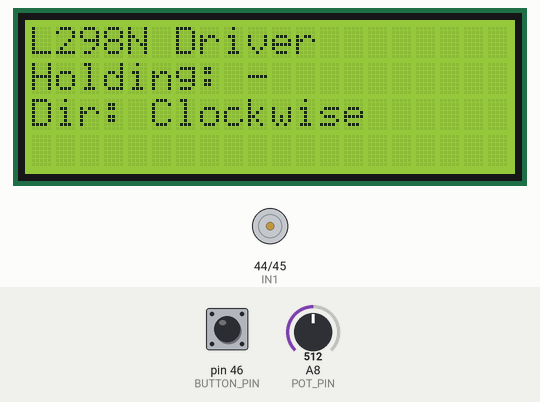
Simulated run of this sketch. Board: Arduino Mega 2560, built with avr-gcc and run on an emulated ATmega2560. On the bench: 20×4 character LCD, motor-driver pin pairs drawn as motors (green arrow = first pin HIGH = forward, orange = second pin HIGH = backward, longer = more drive, scaled by the enable pin). The inputs (shaded band) are chosen by the test bench; at power-on: pin 46 (BUTTON_PIN) LOW, A8 (POT_PIN) = 512. What the sketch prints to the serial monitor is not drawn.

Above: at 1.3 s.
1.4 s: pin 46 (BUTTON_PIN) pulled HIGH for 0.15 s
At 2.3 s:
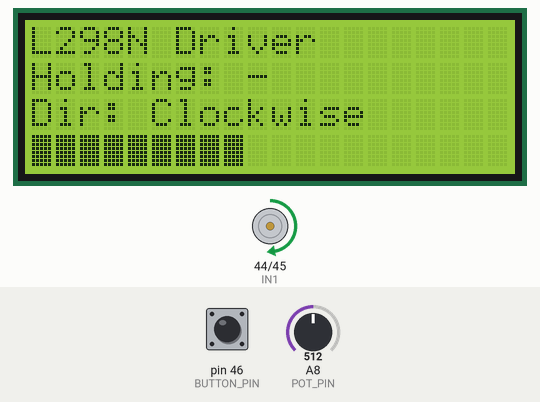
3.2 s: A8 (POT_PIN) set to 716
At 3.7 s:
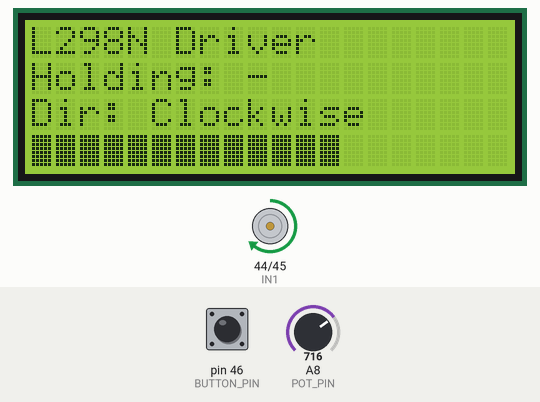
4.8 s: A8 (POT_PIN) set to 900
At 6.1 s:
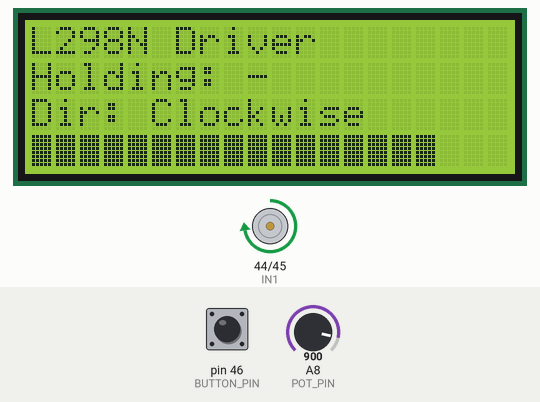
6.4 s: pin 46 (BUTTON_PIN) pulled HIGH for 3.2 s
At 10.2 s:
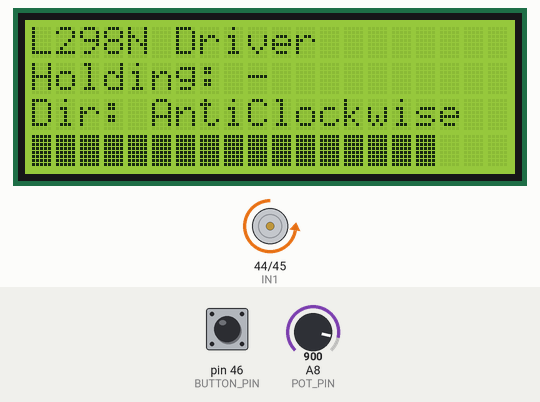
11.1 s: A8 (POT_PIN) set to 511
At 12.5 s:
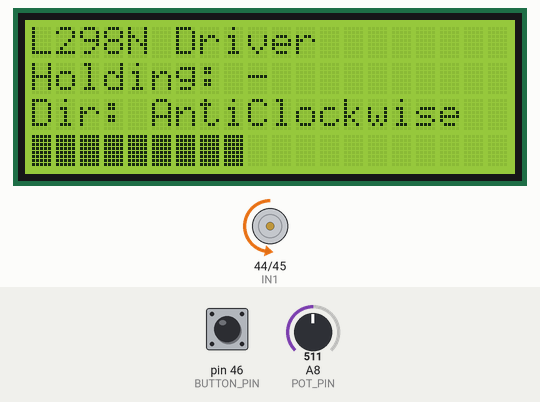
12.8 s: A8 (POT_PIN) set to 230
At 14.2 s:
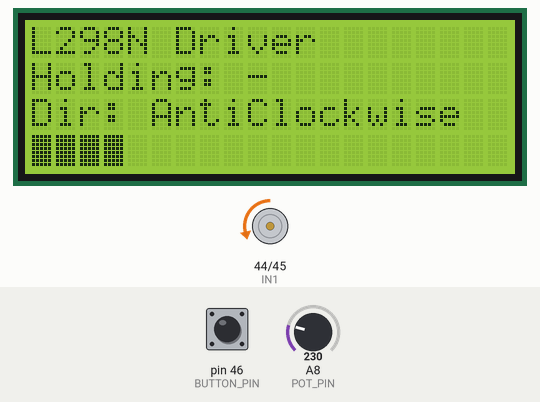
Timing chart, 0 to 15.4 s (numbered marks = the images above; inputs shaded):
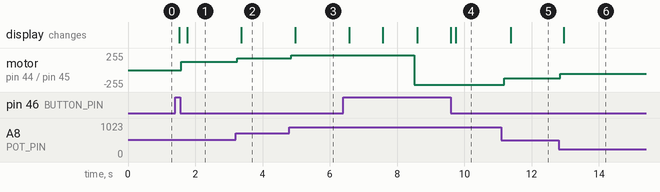

Measured:
- after the input at 1.4 s, motor on pin 44 (IN1) / pin 45 (IN2): stopped → forward 127/255 after 0.19 s; the display: first changes after 0.13 s (image 1 shows a later state)
- after the input at 3.2 s, motor on pin 44 (IN1) / pin 45 (IN2): forward 127/255 → forward 178/255 after 0.05 s; the display: changes after 0.16 s (image 2)
- after the input at 4.8 s, motor on pin 44 (IN1) / pin 45 (IN2): forward 178/255 → forward 224/255 after 0.05 s; the display: changes after 0.17 s (image 3)
- after the input at 6.4 s, motor on pin 44 (IN1) / pin 45 (IN2): forward 224/255 → backward 224/255 after 2.1 s; the display: first changes after 0.18 s (image 4 shows a later state)
- after the input at 11.1 s, motor on pin 44 (IN1) / pin 45 (IN2): backward 224/255 → backward 127/255 after 0.09 s; the display: changes after 0.27 s (image 5)
- after the input at 12.8 s, motor on pin 44 (IN1) / pin 45 (IN2): backward 127/255 → backward 57/255 after 0.05 s; the display: changes after 0.15 s (image 6)

The sketch:

L298NDriverLCDPOT.ino
```cpp
#include <Wire.h>
#include <LiquidCrystal_I2C.h>
#include <TimerOne.h>

#define IN1 44
#define IN2 45
#define ENA 3
#define POT_PIN A8
#define BUTTON_PIN 46

LiquidCrystal_I2C lcd(0x27, 20, 4);

bool motorRunning = false;
bool directionClockwise = true;

bool buttonPressed = false;
unsigned long pressStartTime = 0;
int holdSeconds = 0;

int motorSpeed = 0;
int lastReportedHold = 0;
volatile bool lcdNeedsUpdate = false;

bool directionChangedThisPress = false;

byte fullBlock[8] = {
  B11111,
  B11111,
  B11111,
  B11111,
  B11111,
  B11111,
  B11111,
  B11111
};

void setup() {
  Wire.begin();
  lcd.init();
  lcd.backlight();
  lcd.createChar(0, fullBlock);

  pinMode(IN1, OUTPUT);
  pinMode(IN2, OUTPUT);
  pinMode(ENA, OUTPUT);
  pinMode(BUTTON_PIN, INPUT);

  Serial.begin(9600);

  Timer1.initialize(200000);
  Timer1.attachInterrupt(triggerLCDUpdate);

  lcd.setCursor(0, 0);
  lcd.print("L298N Driver");
  updateLCD();
}

void loop() {
  handleButton();
  handlePotentiometer();

  if (lcdNeedsUpdate) {
    lcdNeedsUpdate = false;
    updateLCD();
  }
}

void triggerLCDUpdate() {
  lcdNeedsUpdate = true;
}

void handleButton() {
  bool state = digitalRead(BUTTON_PIN);

  if (state == HIGH && !buttonPressed) {
    buttonPressed = true;
    pressStartTime = millis();
    holdSeconds = 0;
    lastReportedHold = 0;
    directionChangedThisPress = false;
  }

  if (buttonPressed && state == HIGH) {
    unsigned long duration = millis() - pressStartTime;
    int currentHold = duration / 1000;

    if (currentHold > lastReportedHold) {
      lastReportedHold = currentHold;
      Serial.print("Holding for: ");
      Serial.print(currentHold);
      Serial.println(" sec");
    }

    if (duration >= 2000 && !directionChangedThisPress) {
      directionClockwise = !directionClockwise;
      directionChangedThisPress = true;
      Serial.print("Direction Changed to: ");
      Serial.println(directionClockwise ? "Clockwise" : "AntiClockwise");

      if (motorRunning) applyMotor();
    }
  }

  if (buttonPressed && state == LOW) {
    holdSeconds = (millis() - pressStartTime) / 1000;

    Serial.print("Button Released. Held for: ");
    Serial.print(holdSeconds);
    Serial.println(" sec");

    if ((millis() - pressStartTime) >= 100 && (millis() - pressStartTime) < 2000) {
      motorRunning = !motorRunning;
      Serial.print("Motor State: ");
      Serial.println(motorRunning ? "ON" : "OFF");
      applyMotor();
    } else if ((millis() - pressStartTime) < 100) {
      Serial.println("Ignored: Very short press (<100ms)");
    }

    buttonPressed = false;
    holdSeconds = 0;
    lastReportedHold = 0;
  }
}

void handlePotentiometer() {
  int potVal = analogRead(POT_PIN);
  int newSpeed = map(potVal, 0, 1023, 0, 255);

  Serial.print("POT value: ");
  Serial.print(potVal);
  Serial.print(" → Speed: ");
  Serial.println(newSpeed);

  if (motorRunning && newSpeed != motorSpeed) {
    motorSpeed = newSpeed;
    analogWrite(ENA, motorSpeed);
  } else if (!motorRunning) {
    analogWrite(ENA, 0);
  }
}

void applyMotor() {
  if (motorRunning) {
    digitalWrite(IN1, directionClockwise ? HIGH : LOW);
    digitalWrite(IN2, directionClockwise ? LOW : HIGH);
    analogWrite(ENA, motorSpeed);
  } else {
    digitalWrite(IN1, LOW);
    digitalWrite(IN2, LOW);
    analogWrite(ENA, 0);
  }
}

void updateLCD() {
  lcd.setCursor(0, 0);
  lcd.print("L298N Driver       ");

  lcd.setCursor(0, 1);
  lcd.print("Holding: ");
  if (buttonPressed) {
    lcd.print(lastReportedHold);
    lcd.print(" sec       ");
  } else {
    lcd.print("-           ");
  }

  lcd.setCursor(0, 2);
  lcd.print("Dir: ");
  lcd.print(directionClockwise ? "Clockwise     " : "AntiClockwise ");

  lcd.setCursor(0, 3);
  if (!motorRunning) {
    lcd.print("                    ");
    return;
  }

  if (motorSpeed >= 240) {
    lcd.print("Max Speed Reached ");
  } else if (motorSpeed <= 30) {
    lcd.print("Low Limit Reached ");
  } else {
    int bars = map(motorSpeed, 0, 255, 0, 20);
    for (int i = 0; i < 20; i++) {
      lcd.setCursor(i, 3);
      if (i < bars) lcd.write(byte(0));
      else lcd.print(" ");
    }
  }
}
```
